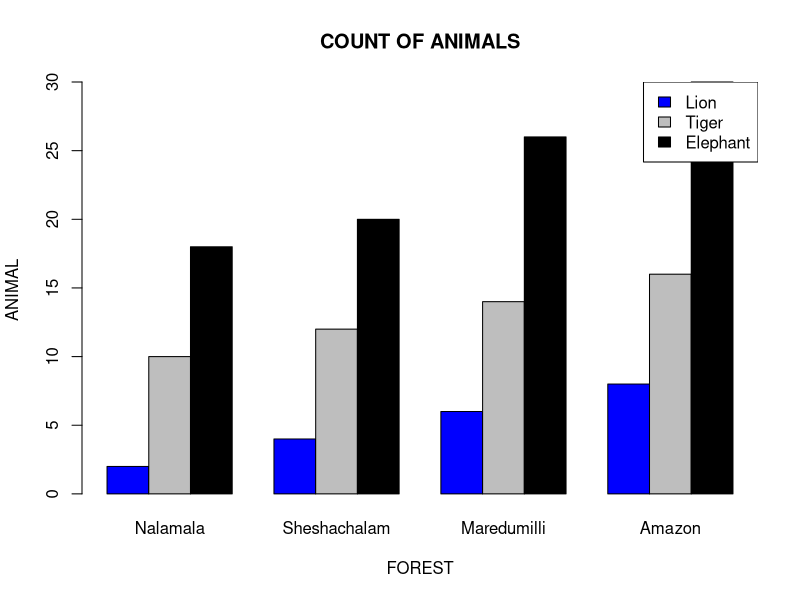

Here is the R script that generated this plot:
animals <- c("Lion", "Tiger", "Elephant")
forests <- c("Nalamala", "Sheshachalam", "Maredumilli", "Amazon")
filling <- c("blue", "grey", "black")
values <- matrix(c(2, 4, 6, 8, 10, 12, 14, 16, 18, 20, 26, 30), nrow = 3, ncol = 4, byrow = TRUE)

# Create barplot
barplot(values, xlab = "FOREST", ylab = "ANIMAL", main = "COUNT OF ANIMALS", names.arg = forests, col = filling, beside = TRUE)

# Add legend
legend("topright", legend = animals, fill = filling)
